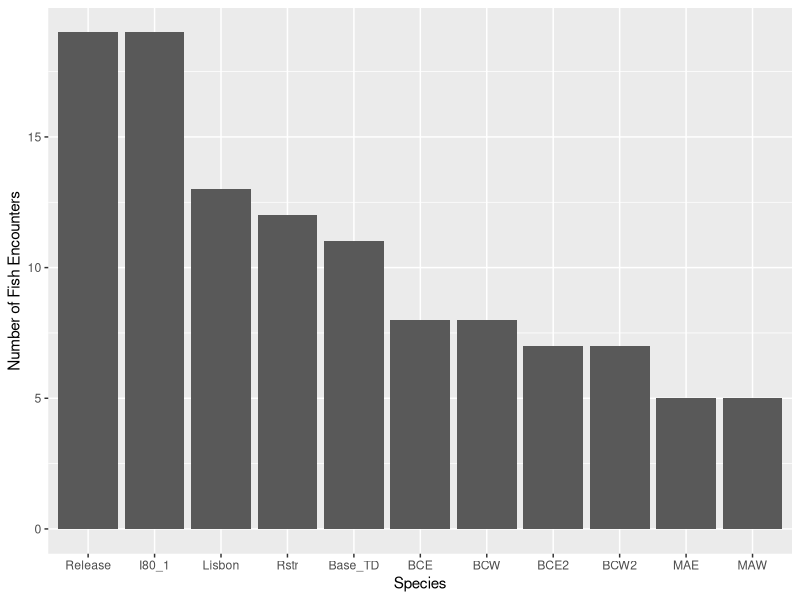
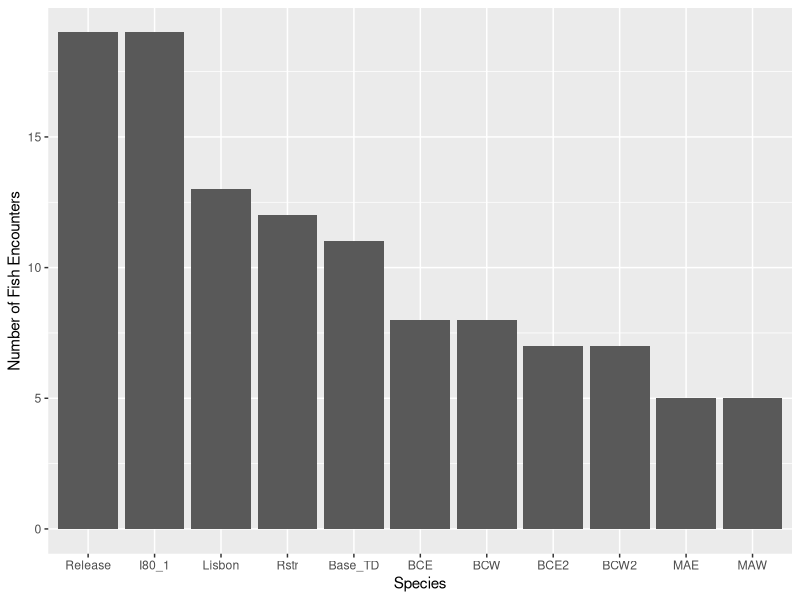
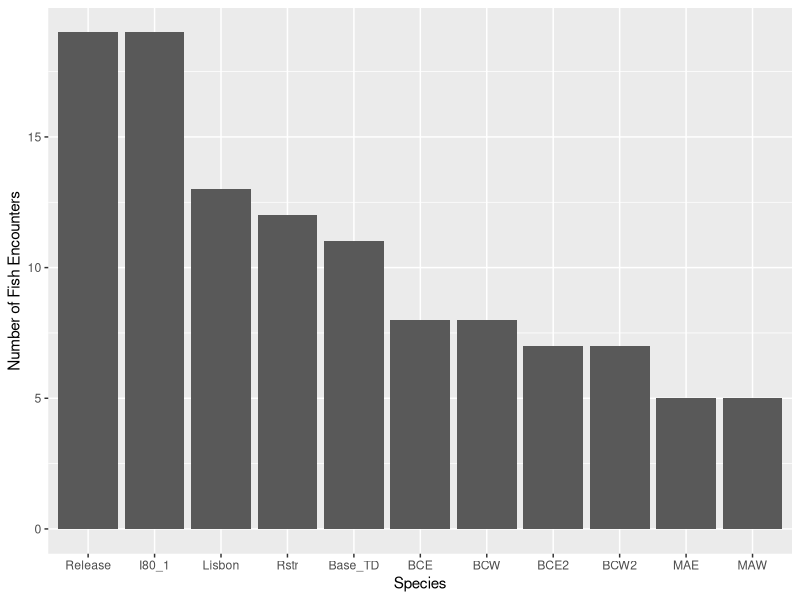

These figures' R source, in order:
## ---- chunk 1
library(tidyverse) 
library(tidyr)
library(haven)
partisan_bias <- read_sav("p01/data/BIAS_DATA_LONG.sav")
## ---- chunk 2
summary_stats <- partisan_bias %>% 
  group_by(delib, partyid, target, time) %>% 
  summarise(
    mean_bias = mean(bias, na.rm = TRUE),
    sd_bias = sd(bias, na.rm = TRUE),
    n = n()
  )

summary_stats

## ---- chunk 3
# Create a barplot of the number of fish encounters by species
ggplot(data = fish_encounters, aes(x = station, y = seen)) +
  geom_bar(stat = "identity") +
  labs(x = "Species", y = "Number of Fish Encounters")
  
## ---- chunk 4
# Create a barplot of the number of fish encounters by species
ggplot(data = fish_encounters, aes(x = station, y = seen)) +
  geom_bar(stat = "identity") +
  labs(x = "Species", y = "Number of Fish Encounters")
  
## ---- chunk 5
# Create a barplot of the number of fish encounters by species
ggplot(data = fish_encounters, aes(x = station, y = seen)) +
  geom_bar(stat = "identity") +
  labs(x = "Species", y = "Number of Fish Encounters")
  
